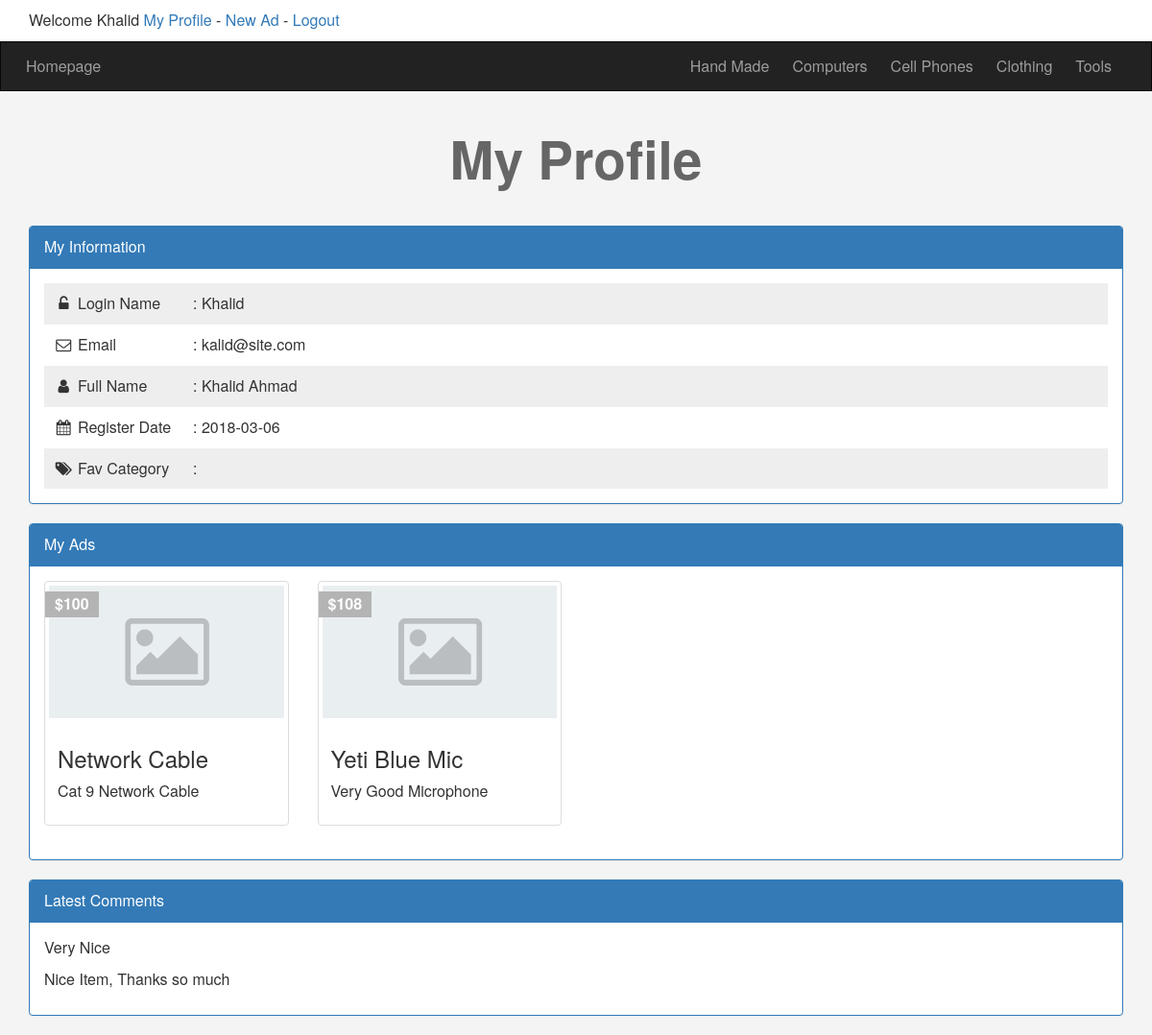
The page /Ecommerce/profile.php (signed in) on the database its author committed.
### tables this page shows
CREATE TABLE `categories` (
  `ID` int(11) NOT NULL,
  `Name` varchar(255) NOT NULL,
  `Description` text NOT NULL,
  `Ordering` int(11) DEFAULT NULL,
  `Visibility` tinyint(4) NOT NULL DEFAULT 0,
  `Allow_Comment` tinyint(4) NOT NULL DEFAULT 0,
  `Allow_Ads` tinyint(4) NOT NULL DEFAULT 0
);

CREATE TABLE `users` (
  `UserID` int(11) NOT NULL COMMENT 'To identify User',
  `Username` varchar(255) NOT NULL COMMENT 'Username To Login',
  `Password` varchar(255) NOT NULL COMMENT 'Password To Login',
  `Email` varchar(255) DEFAULT NULL,
  `FullName` varchar(255) DEFAULT NULL,
  `GroupID` int(11) NOT NULL DEFAULT 0 COMMENT 'Identify User Group',
  `TrustStatus` int(11) NOT NULL DEFAULT 0 COMMENT 'Seller Rank',
  `RegStatus` int(11) NOT NULL DEFAULT 0 COMMENT 'User Approval',
  `Date` date NOT NULL
);

CREATE TABLE `items` (
  `Item_ID` int(11) NOT NULL,
  `Name` varchar(255) NOT NULL,
  `Description` text NOT NULL,
  `Price` varchar(255) NOT NULL,
  `Add_Date` date NOT NULL,
  `Country_Made` varchar(255) NOT NULL,
  `Image` varchar(255) DEFAULT NULL,
  `Status` varchar(255) NOT NULL,
  `Rating` smallint(6) DEFAULT NULL,
  `Approve` tinyint(4) NOT NULL DEFAULT 0,
  `Cat_ID` int(11) DEFAULT NULL,
  `Member_ID` int(11) DEFAULT NULL
);

CREATE TABLE `comments` (
  `c_id` int(11) NOT NULL,
  `comment` text NOT NULL,
  `status` tinyint(4) NOT NULL,
  `comment_date` date NOT NULL,
  `item_id` int(11) NOT NULL,
  `user_id` int(11) NOT NULL
);

### Ecommerce/init.php (called while the page is built, shortened)
<?php
include 'admin/connect.php';
$sessionUser = '';
if(isset($_SESSION['user'])){
	$sessionUser = $_SESSION['user'];
}
$tpl  = 'includes/templates/';
$func = 'includes/functions/';
$css  = 'layout/css/';
include  $func . 'functions.php';
include  $tpl  . 'header.php';

### Ecommerce/includes/functions/functions.php (called while the page is built, shortened)
<?php
function getCat(){
   global $con;
   $getCat = $con->prepare("SELECT *
                            FROM categories
                            ORDER BY ID ASC");
   $getCat->execute();
   $cats = $getCat->fetchAll();
   return $cats;
}
function getItems($where , $value){
   global $con;
   $getItems = $con->prepare("SELECT *
                              FROM items
                              WHERE $where = ?
                              ORDER BY Item_ID DESC");
   $getItems->execute(array($value));
   $items = $getItems->fetchAll();
   return $items;
}

### Ecommerce/profile.php (the view, shortened to what this page needs)
<?php
  include  'init.php';
  if(isset($_SESSION['user'])){
   $getUser = $con->prepare("SELECT * FROM users WHERE Username = ?");
   $getUser->execute(array($sessionUser));
   $info = $getUser->fetch();
?>
<h1 class="text-center">My Profile</h1>
<div class="information block">
	<div class="container">
		<div class="panel panel-primary">
			<div class="panel-heading">My Information</div>
			<div class="panel-body">
				<ul class="list-unstyled">
				<li>
					<i class="fa fa-unlock-alt fa-fw"></i>
					<span>Login Name</span>:
					<?php echo  $info['Username']; ?>
				</li>
				<li>
					<i class="fa fa-envelope-o fa-fw"></i>
					<span>Email</span>:
					<?php echo  $info['Email']; ?>
			    </li>
				<li>
					<i class="fa fa-user fa-fw"></i>
					<span>Full Name</span>:
					<?php echo  $info['FullName']; ?>
				</li>
				<li>
					<i class="fa fa-calendar fa-fw"></i>
				    <span>Register Date</span>:
				    <?php echo  $info['Date']; ?>
				</li>
				<li>
					<i class="fa fa-tags fa-fw"></i>
				    <span>Fav Category</span>:
				</li>
				</ul>
			</div>
		</div>
	</div>
</div>
<div class="my-Ads block">
	<div class="container">
		<div class="panel panel-primary">
			<div class="panel-heading">My Ads</div>
			<div class="panel-body">
			    <?php
			       if(! empty(getItems('Member_ID', $info['UserID']))){
                   echo '<div class="row">';
			       foreach (getItems('Member_ID', $info['UserID']) as $item){
			     	 echo '<div class="col-sm-6 col-md-3">';
			     	     echo '<div class="thumbnail item-box">';
			     	          echo '<span class="price-tag">'. $item['Price'] .'</span>';
			     	          echo '<img class="img-responsive" src="img.png" alt="">';
			     	          echo '<div class="caption">';
	                                 echo '<h3>'. $item['Name'] .'</h3>';
	                                 echo '<p>'.  $item['Description'] .'</p>';
			     	          echo '</div>';
			     	     echo '</div>';
			     	 echo '</div>';
			      }
               echo '</div>';
			  }else{
			  	   echo 'Sorry There\'is No Ads To Show, Create <a href="newad.php">New Ad</a>';
			  }
			 ?>
		  </div>
		</div>
	</div>
</div>
<div class="my-comments block">
	<div class="container">
		<div class="panel panel-primary">
			<div class="panel-heading">Latest Comments</div>
			<div class="panel-body">
				<?php
         $stmt = $con->prepare("SELECT
                                  comment
                                FROM
                                  comments
                                WHERE  user_id = ?");
					         $stmt->execute(array($info['UserID']));
					         $comments = $stmt->fetchAll();
					         if(! empty($comments)){
                                 foreach ($comments as $comment) {
                                 	echo '<p>' . $comment['comment'] .'</p>';
                                 }
					         }else{
					         	 echo 'There\'s No Comments to Show';
					         }
				?>
			</div>
		</div>
	</div>
</div>
<?php
  }else{
     header('Location: login.php');
     exit();
  }
  include $tpl. 'footer.php';
?>

### Ecommerce/includes/templates/header.php (shortened to what this page needs)
<!DOCTYPE html>
<html>
<head>
	<link rel="stylesheet" href="<?php echo $css; ?>bootstrap.min.css">
	<link rel="stylesheet" href="<?php echo $css; ?>font-awesome.min.css">
	<link rel="stylesheet" href="<?php echo $css; ?>jquery-ui.css">
	<link rel="stylesheet" href="<?php echo $css; ?>jquery.selectBoxIt.css">
	<link rel="stylesheet" href="<?php echo $css; ?>frontend.css">
</head>
<body>
<div class="upper-bar">
	 <div class="container">
      <?php
        if(isset($_SESSION['user'])){
           echo 'Welcome ' . $sessionUser .' ';
           echo '<a href="profile.php">My Profile</a>';
           echo ' - <a href="newad.php">New Ad</a>';
           echo ' - <a href="logout.php">Logout</a>';
        }else{
      ?>
      <a href="login.php">
         <span class="pull-right">Login/Signup</span>
      </a>
      <?php } ?>
   </div>
</div>
<nav class="navbar navbar-inverse">
  <div class="container">
    <div class="navbar-header">
      <a class="navbar-brand" href="index.php">Homepage</a>
    </div>
    <div class="collapse navbar-collapse" id="app-nav">
      <ul class="nav navbar-nav navbar-right">
        <?php
            foreach (getCat() as $cat) {
               echo '<li>
                       <a href="categories.php?pageid='.$cat['ID'].'&pagename='. str_replace(' ', '-', $cat['Name']) .'">'. $cat['Name'] . '
                       </a>
                    </li>';
            }
        ?>
      </ul>
    </div>
  </div>
</nav>

### Ecommerce/layout/css/frontend.css (style rules this page uses)
body { background-color: #F4F4F4; font-size: 16px; }
h1 { font-size: 55px; margin: 40px 0; font-weight: bold; color: #666; }
.navbar { border-radius: 0; margin-bottom: 0; }
.nav > li > a, .navbar-brand { padding: 15px 12px; }
.navbar-brand { font-size: 1em; }
.upper-bar { padding: 10px; background-color: #fff; }
.item-box { position: relative; }
.item-box .price-tag { background-color: #B4B4B4; padding: 2px 10px; position: absolute; left: 0; top: 10px; font-weight: bold; color: #fff; }
.information { margin-top: 20px; }
.information ul { padding: 0; margin: 0; }
.information ul li { padding: 10px; }
.information ul li:nth-child(odd) { background-color: #eee; }
.information ul li span { display: inline-block; width: 120px; }

### rows shown on the page
categories: Name "Hand Made"
categories: Name "Computers"
categories: Name "Cell Phones"
categories: Name "Clothing"
categories: Name "Tools"
users: Username "Khalid", Email "kalid@site.com", FullName "Khalid Ahmad", Date "2018-03-06"
items: Price "$100", Name "Network Cable", Description "Cat 9 Network Cable"
items: Price "$108", Name "Yeti Blue Mic", Description "Very Good Microphone"
comments: comment "Very Nice"
comments: comment "Nice Item, Thanks so much"

### other values the page prints
$sessionUser "Khalid"
